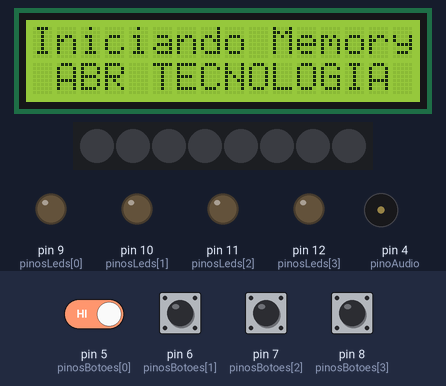
A sketch run on a simulated Arduino Uno, built with avr-gcc and run on an emulated ATmega328P. Parts: 16×2 character LCD, 8 RGB LEDs in strip order, left to right, output pins drawn as LEDs (lit = HIGH), buzzer (waves = sounding). Inputs (shaded band) come from the test bench; at power-on: pin 5 (pinosBotoes[0]), pin 6 (pinosBotoes[1]), pin 7 (pinosBotoes[2]), pin 8 (pinosBotoes[3]) HIGH. Dim RGB values are drawn brighter than linear; random numbers use the default seed unless the sketch sets one.

Above: at 4.1 s.
At 6.2 s:
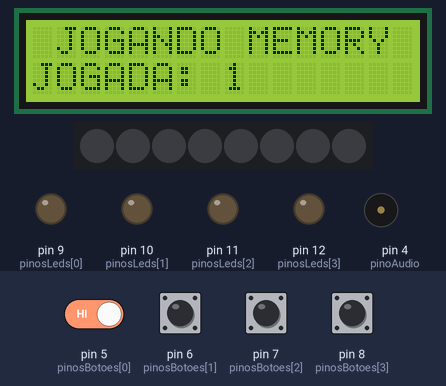
6.3 s: pin 6 (pinosBotoes[1]) pulled LOW for 0.15 s
At 7.8 s:
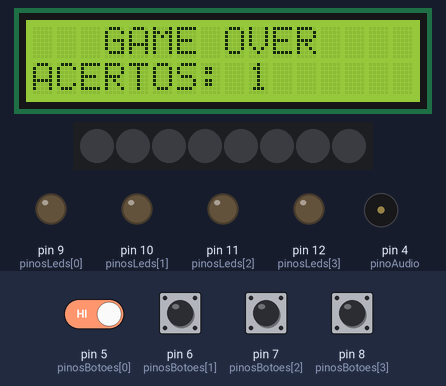
9.4 s: pin 5 (pinosBotoes[0]) driven LOW and pin 6 (pinosBotoes[1]) driven LOW
11.5 s: pin 5 (pinosBotoes[0]) driven HIGH
At 20.35 s:
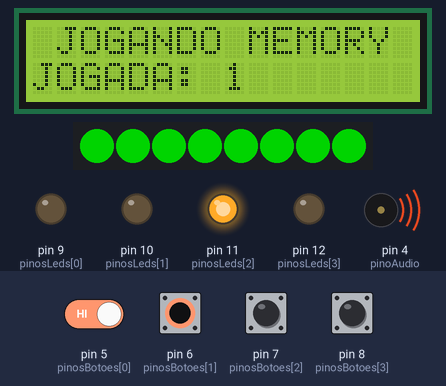
Timing chart, 0 to 20.5 s (numbered marks = the images above; inputs shaded):
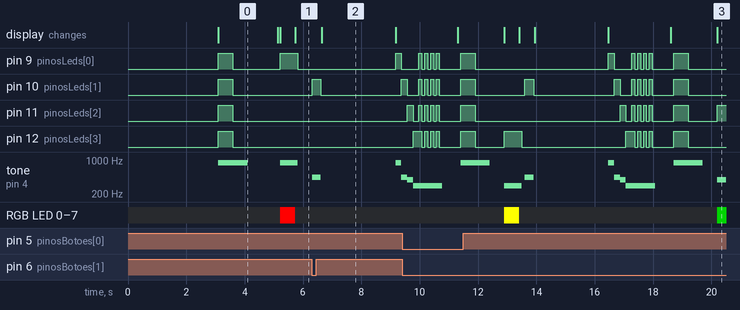

The sketch:

Memory_v_lcd_leds.ino
```cpp
// Este código implementa um jogo de memória com LEDs, sons, um display LCD e efeitos de luzes.
// O jogo exibe uma sequência de luzes, notas musicais e efeitos visuais que o jogador deve memorizar e repetir.
// O jogador pressiona botões correspondentes aos LEDs para repetir a sequência.
// Se a sequência estiver correta, o jogo avança para a próxima rodada;
// se errar, o jogo indica "Game Over" com uma sequência especial de luzes e sons.


#include <Wire.h>
#include <LiquidCrystal_I2C.h>
#include "FastLED.h"

LiquidCrystal_I2C display1(0x3F, 16, 2); // Inicialização do display LCD I2C

// Definição de tons musicais
#define NOTE_D4 294
#define NOTE_G4 392
#define NOTE_A4 440
#define NOTE_A5 880

int tons[4] = {NOTE_A5, NOTE_A4, NOTE_G4, NOTE_D4}; // Array para os sons sorteados
int sequencia[100] = {};                           // Sequência inicialmente vazia
int rodada_atual = 0;                               // Rodada atual do jogo
int passo_atual_na_sequencia = 0;                  // Passo atual enquanto a sequência é reproduzida
int pinoAudio = 4;
int pinosLeds[4] = {9, 10, 11, 12};
int pinosBotoes[4] = {5, 6, 7, 8};
int botao_pressionado = 0;    // Botão pressionado durante o loop principal
int perdeu_o_jogo = false;    // Indica se o jogo acabou
int acertos = 0;

// Configuração de LEDs com a biblioteca FastLED
#define LED_PIN 13
#define NUM_LEDS 8
#define BRIGHTNESS 255
#define LED_TYPE WS2812
#define COLOR_ORDER GRB
CRGB leds[NUM_LEDS];
#define UPDATES_PER_SECOND 60
int i, x;

void setup() {
    delay(3000);
    FastLED.addLeds<LED_TYPE, LED_PIN, COLOR_ORDER>(leds, NUM_LEDS).setCorrection(TypicalLEDStrip);
    FastLED.setBrightness(BRIGHTNESS);

    // Inicialização do display LCD
    display1.init();
    display1.backlight();
    display1.clear();
    display1.print("Iniciando Memory");
    display1.setCursor(0, 1);
    display1.print(" ABR TECNOLOGIA ");

    Serial.begin(9600);

    // Configuração dos LEDs e botões
    for (int i = 0; i <= 3; i++) {
        pinMode(pinosLeds[i], OUTPUT);
    }

    for (int i = 0; i <= 3; i++) {
        pinMode(pinosBotoes[i], INPUT_PULLUP);
    }

    pinMode(pinoAudio, OUTPUT);

    randomSeed(analogRead(0));

    // Toca o som de início e aguarda
    tocarSomDeInicio();
    delay(500);
}

void loop() {
    // Configuração do display para a rodada atual
    display1.setBacklight(HIGH);
    display1.clear();
    display1.setCursor(0, 0);
    display1.print(" JOGANDO MEMORY ");
    display1.setCursor(0, 1);
    display1.print("JOGADA: ");
    display1.print(rodada_atual + 1);

    delay(100);

    // Reinicializa as variáveis se o jogador perdeu o jogo
    if (perdeu_o_jogo) {
        int sequencia[100] = {};
        rodada_atual = 0;
        passo_atual_na_sequencia = 0;
        acertos = 0;
        perdeu_o_jogo = false;
        tocarSomDeInicio();
    } else {
        acertos++;
    }

    proximaRodada();
    reproduzirSequencia();
    aguardarJogador();

    delay(500);
}

// Adiciona um novo item à sequência
void proximaRodada() {
    int numero_sorteado = random(0, 4);
    sequencia[rodada_atual++] = numero_sorteado;
}

// Reproduz a sequência para o jogador
void reproduzirSequencia() {
    for (int i = 0; i < rodada_atual; i++) {
        tone(pinoAudio, tons[sequencia[i]]);
        digitalWrite(pinosLeds[sequencia[i]], HIGH);

        // Efeitos visuais associados a cada LED
        if (pinosLeds[sequencia[i]] == 9) {
            vermelho();
        }
        if (pinosLeds[sequencia[i]] == 10) {
            azul();
        }
        if (pinosLeds[sequencia[i]] == 11) {
            verde();
        }
        if (pinosLeds[sequencia[i]] == 12) {
            amarelo();
        }

        noTone(pinoAudio);
        digitalWrite(pinosLeds[sequencia[i]], LOW);
        delay(100);
    }
    noTone(pinoAudio);
}

// Aguarda o jogador iniciar sua jogada
void aguardarJogador() {
    for (int i = 0; i < rodada_atual; i++) {
        aguardarJogada();
        verificarJogada();
        if (perdeu_o_jogo) {
            break;
        }
        passo_atual_na_sequencia++;
    }
    passo_atual_na_sequencia = 0;
}

// Aguarda a jogada do jogador
void aguardarJogada() {
    boolean jogada_efetuada = false;
    while (!jogada_efetuada) {
        for (int i = 0; i <= 3; i++) {
            if (digitalRead(pinosBotoes[i]) == 0) {
                botao_pressionado = i;
                tone(pinoAudio, tons[i]);
                digitalWrite(pinosLeds[i], HIGH);
                delay(300);
                digitalWrite(pinosLeds[i], LOW);
                noTone(pinoAudio);
                jogada_efetuada = true;
            }
        }
        delay(10);
    }
}

// Verifica se a jogada do jogador está correta
void verificarJogada() {
    if (sequencia[passo_atual_na_sequencia] != botao_pressionado) {
        // GAME OVER
        display1.setCursor(0, 0);
        display1.print("   GAME OVER    ");
        display1.setCursor(0, 1);
        display1.print("ACERTOS: ");
        display1.print(acertos);
        delay(2500);

        display1.setCursor(0, 0);
        display1.print("   GAME OVER    ");
        display1.setCursor(0, 1);
        display1.print("                ");

        acertos = 0;
        rodada_atual = 0;

        // Efeitos visuais e sonoros indicando o fim do jogo
        for (int i = 0; i <= 3; i++) {
            tone(pinoAudio, tons[i]);
            digitalWrite(pinosLeds[i], HIGH);
            delay(200);
            digitalWrite(pinosLeds[i], LOW);
            noTone(pinoAudio);
        }
        tone(pinoAudio, tons[3]);
        for (int i = 0; i <= 3; i++) {
            digitalWrite(pinosLeds[0], HIGH);
            digitalWrite(pinosLeds[1], HIGH);
            digitalWrite(pinosLeds[2], HIGH);
            digitalWrite(pinosLeds[3], HIGH);
            delay(100);
            digitalWrite(pinosLeds[0], LOW);
            digitalWrite(pinosLeds[1], LOW);
            digitalWrite(pinosLeds[2], LOW);
            digitalWrite(pinosLeds[3], LOW);
            delay(100);
        }
        noTone(pinoAudio);
        perdeu_o_jogo = true;
    }
}

// Toca o som de início do jogo
void tocarSomDeInicio() {
    tone(pinoAudio, tons[0]);
    digitalWrite(pinosLeds[0], HIGH);
    digitalWrite(pinosLeds[1], HIGH);
    digitalWrite(pinosLeds[2], HIGH);
    digitalWrite(pinosLeds[3], HIGH);
    delay(500);
    digitalWrite(pinosLeds[0], LOW);
    digitalWrite(pinosLeds[1], LOW);
    digitalWrite(pinosLeds[2], LOW);
    digitalWrite(pinosLeds[3], LOW);
    delay(500);
    noTone(pinoAudio);
    delay(500);
}

// Funções para os efeitos visuais associados a cada cor
void amarelo() {
    for (i = 0; i < 1; i++) {
        for (x = 0; x < 8; x++) {
            leds[x] = CRGB::Yellow;
        }
        FastLED.show();
        delay(500);
        for (x = 0; x < 8; x++) {
            leds[x] = CRGB::Black;
        }
        FastLED.show();
        delay(100);
    }
}

void verde() {
    for (i = 0; i < 1; i++) {
        for (x = 0; x < 8; x++) {
            leds[x] = CRGB::Green;
        }
        FastLED.show();
        delay(500);
        for (x = 0; x < 8; x++) {
            leds[x] = CRGB::Black;
        }
        FastLED.show();
        delay(100);
    }
}

void azul() {
    for (i = 0; i < 1; i++) {
        for (x = 0; x < 8; x++) {
            leds[x] = CRGB::Blue;
        }
        FastLED.show();
        delay(500);
        for (x = 0; x < 8; x++) {
            leds[x] = CRGB::Black;
        }
        FastLED.show();
        delay(100);
    }
}

void vermelho() {
    for (i = 0; i < 1; i++) {
        for (x = 0; x < 8; x++) {
            leds[x] = CRGB::Red;
        }
        FastLED.show();
        delay(500);
        for (x = 0; x < 8; x++) {
            leds[x] = CRGB::Black;
        }
        FastLED.show();
        delay(100);
    }
}
```

Measured:
- after the input at 6.3 s, pin 9 (pinosLeds[0]): LOW → HIGH after 2.9 s, → LOW 0.20 s later; pin 10 (pinosLeds[1]): LOW → HIGH at once, → LOW 0.30 s later, → HIGH 2.8 s later; tone on pin 4 (pinoAudio): silent → 440 Hz at once, → silent 0.30 s later, → 880 Hz 2.6 s later, → 440 Hz 0.20 s later; the display: changes after 0.34 s (image 2)
- what the display in image 0 shows lasts 2.0 s, from 3.1 s to 5.1 s
- what the display in image 2 shows lasts 2.6 s, from 6.6 s to 9.2 s
